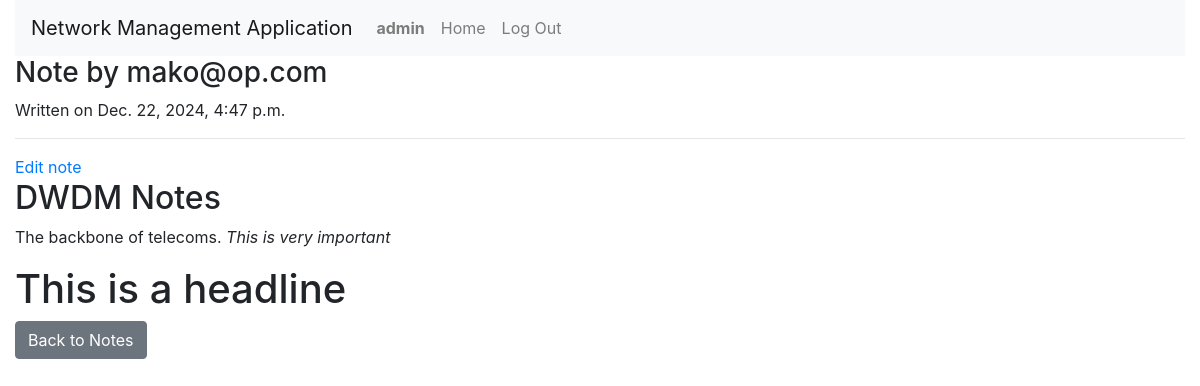
/notes/5/details/ (signed in), run on the app's committed database.
### nms/models.py (models this page shows, shortened)
class User(AbstractUser):
    ROLES = (
        ('noc', 'NOC Staff'),
        ('technician', 'Technician'),
        ('manager', 'Manager'),
        ('client', 'Client')
    )
    role = models.CharField(max_length=50, choices=ROLES, default='client')

class Note(models.Model):
    user = models.ForeignKey(User, on_delete=models.CASCADE, related_name='notes')
    title = models.CharField(max_length=100, default="No Title Provided")
    content = models.TextField()  # Store the Markdown content
    created_at = models.DateTimeField(auto_now_add=True)

### nms/views.py (the view)
# urls.py: path('notes/<int:note_id>/details/', views.view_note, name='view_note'),
def view_note(request, note_id):
    note = get_object_or_404(Note, id=note_id)
    rendered_content = md(note.content, extensions=['extra', 'codehilite'])  # Render Markdown
    return render(request, 'nms/view_note.html', {'note': note, 'rendered_content': rendered_content})

### nms/templates/nms/view_note.html
{% extends "nms/layout.html" %}
{% block body %}
<h3>Note by {{ note.user.username }}</h3>
<div>
    <span>Written on {{ note.created_at }}</span>
    <hr>
    <a href="{% url 'edit_note' note.id %}">Edit note</a>
    <h2>{{ note.title }}</h2>
    <div>
        {{ rendered_content|safe }}
    </div>
</div>
<button id="back-to-notes" class="btn btn-secondary">Back to Notes</button>
{% endblock %}

### nms/templates/nms/layout.html (shortened to what this page needs)
{% load static %}
<!DOCTYPE html>
<html lang="en">
    <head>
        <link rel="stylesheet" href="https://stackpath.bootstrapcdn.com/bootstrap/4.4.1/css/bootstrap.min.css">
        {% load static %}
        <link href="{% static 'nms/styles.css' %}" rel="stylesheet">
    </head>
    <body>
        <div class="container-fluid">
        <nav class="navbar navbar-expand-lg navbar-light bg-light">
            <a class="navbar-brand" href="/">Network Management Application</a>
            <div>
              <ul class="navbar-nav mr-auto">
                {% if user.is_authenticated %}
                    <li class="nav-item">
                        <a class="nav-link" href="#"><strong>{{ user.username }}</strong></a>
                    </li>
                    <li class="nav-item">
                        <a class="nav-link" href="{% url 'index' %}">Home</a>
                    </li>
                    <li class="nav-item">
                        <a class="nav-link" href="{% url 'logout' %}">Log Out</a>
                    </li>
                {% endif %}
              </ul>
            </div>
          </nav>
        <div class="body">
            {% block body %}
            {% endblock %}
        </div>
    </div>
    </body>
</html>

### data on the page
User: username "admin"
Note: user.username "mako@op.com", created_at "Dec. 22, 2024, 4:47 p.m.", title "DWDM Notes"

### other printed values
{{ rendered_content|safe }} "The backbone of telecoms. This is very important This is a headline"
